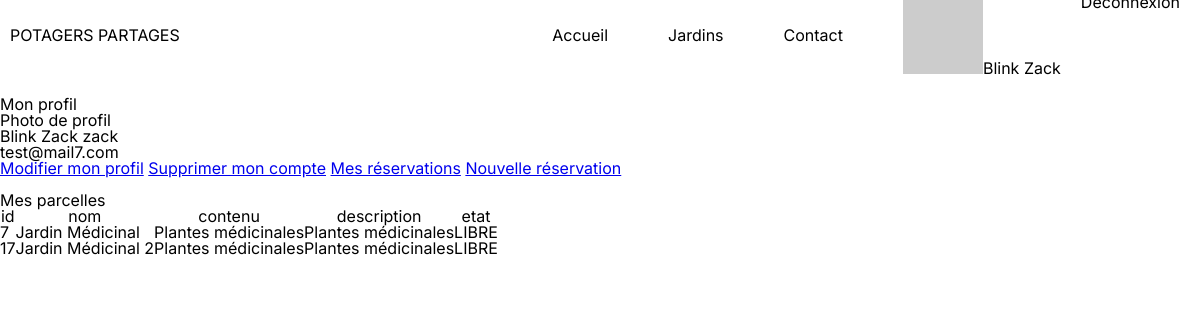
/users/compte.php (signed in), run on the app's committed database.
### tables this page shows
CREATE TABLE `parcelles` (
  `parcelle_id` int(11) NOT NULL,
  `parcelle_nom` varchar(100) NOT NULL,
  `parcelle_content` varchar(50) NOT NULL,
  `parcelle_etat` varchar(10) NOT NULL,
  `parcelle_desc` varchar(150) NOT NULL,
  `parcelle_dateDeb` date NOT NULL,
  `parcelle_dateFin` date NOT NULL,
  `parcelle_reservation` int(11) DEFAULT NULL,
  `_jardin_id` int(11) NOT NULL,
  `_user_id` int(255) NOT NULL
);

### users/compte.php (the view, shortened to what this page needs)
<?php
require '../model/connectBD.php';
require '../composants/head.php';
require '../composants/header.php';
?>
<br>
<br>
<br>
<br>
<br>
<br>
<div>
    Mon profil
</div>
<div>
    <div>
        <p>Photo de profil</p>
    </div>
    <div>
        <span><?php echo $_SESSION['user_nom'] ?></span>
        <span><?php echo $_SESSION['user_prnm'] ?></span>
        <span><?php echo $_SESSION['user_login'] ?></span>
    </div>
    <div>
        <p><?php echo $_SESSION['user_email'] ?></p>
    </div>
    <div>
        <a href='modifierProfil.php?users=<?php echo $_SESSION['user_id'] ?>'>Modifier mon profil</a>
        <a href='verifDelCompte.php?users=<?php echo $_SESSION['user_id'] ?>'>Supprimer mon compte</a>
        <a href='tableReservationUser.php'>Mes réservations</a>
        <a href='../parcelles/tableReservation.php'>Nouvelle réservation</a>
    </div>
    <br>
    <div>
        Mes parcelles
    </div>
    <div>
        <table border="1">
            <tr>
                <th>id</th>
                <th>nom</th>
                <th>contenu</th>
                <th>description</th>
                <th>etat</th>
            </tr>
            <?php
            $requete = $bd->prepare('SELECT * FROM parcelles WHERE _user_id = ?');
            $requete->bindParam(1, $_SESSION["user_id"]);
            $requete->execute();
            $parcelles = $requete->fetchAll(PDO::FETCH_ASSOC);
            if (empty($parcelles)) {
                echo 'Vous n\'avez aucune parcelles.';
            } else {
                foreach ($parcelles as $parcelle) {
                    echo '<tr>';
                    echo '<td>' . $parcelle['parcelle_id'] . '</td>';
                    echo '<td>' . $parcelle['parcelle_nom'] . '</td>';
                    echo '<td>' . $parcelle['parcelle_content'] . '</td>';
                    echo '<td>' . $parcelle['parcelle_desc'] . '</td>';
                    echo '<td>' . $parcelle['parcelle_etat'] . '</td>';
                    echo '</tr>';
                }
            }
            ?>
        </table>
    </div>
</div>

### src/assets/css/style.css (style rules this page uses)
html, body, div, span, applet, object, iframe, h1, h2, h3, h4, h5, h6, p, blockquote, pre, a, abbr, acronym, address, big, cite, code, del, dfn, em, img, ins, kbd, q, s, samp, small, strike, strong, sub, sup, tt, var, b, u, i, center, dl, dt, dd, ol, ul, li, fieldset, form, label, legend, table, caption, tbody, tfoot, thead, tr, th, td, article, aside, canvas, details, embed, figure, figcaption, footer, header, hgroup, menu, nav, output, ruby, section, summary, time, mark, audio, video { margin: 0; padding: 0; border: 0; font-size: 100%; font: inherit; vertical-align: baseline; }
body { line-height: 1; }
table { border-collapse: collapse; border-spacing: 0; }
body { font-family: "Inter", sans-serif; }

### data on the page
parcelles: parcelle_id "7", parcelle_nom "Jardin Médicinal", parcelle_content "Plantes médicinales", parcelle_desc "Plantes médicinales", parcelle_etat "LIBRE"
parcelles: parcelle_id "17", parcelle_nom "Jardin Médicinal 2", parcelle_content "Plantes médicinales", parcelle_desc "Plantes médicinales", parcelle_etat "LIBRE"

### other printed values
$_SESSION['user_nom'] "Blink"
$_SESSION['user_prnm'] "Zack"
$_SESSION['user_login'] "zack"
$_SESSION['user_email'] "test@mail7.com"
